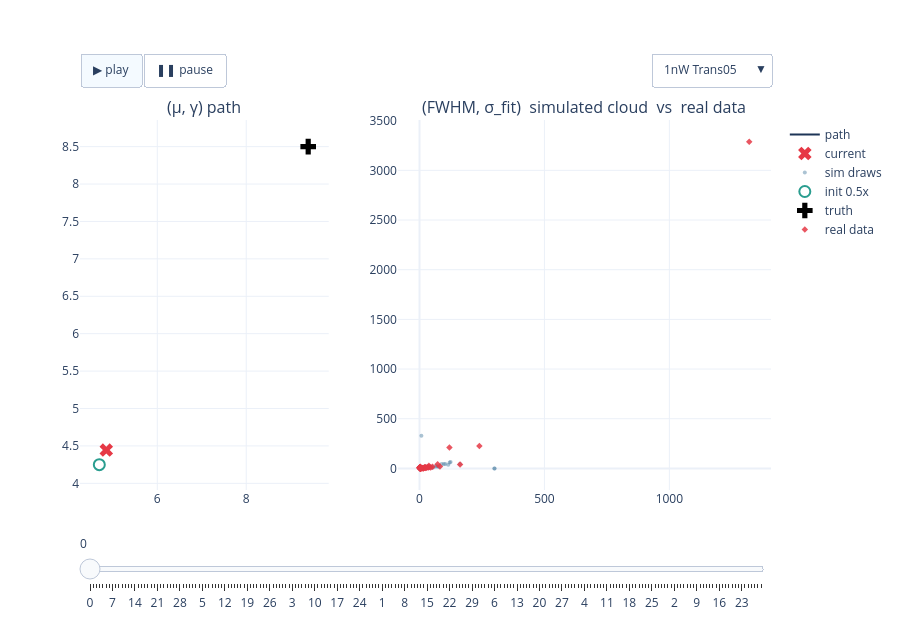

Here is the notebook cell this chart was saved with:
### Code cell
# FIG 1a — 1nW interactive: path + cloud, experiment dropdown + play/slider   (22a verbatim)
fig_1nW = build_power_figure(RESULTS, '1nW')
if fig_1nW is not None:
    _h = os.path.join(REPO_ROOT, 'notebooks', '24_realdata_accuracy', '24n-fig1a-1nW-paths-clouds.html')
    fig_1nW.write_html(_h, include_plotlyjs='cdn', config=CONFIG_PLOT)
    print('wrote', _h, f'({os.path.getsize(_h)/1e6:.1f} MB)')
    fig_1nW.show(config=CONFIG_PLOT)
